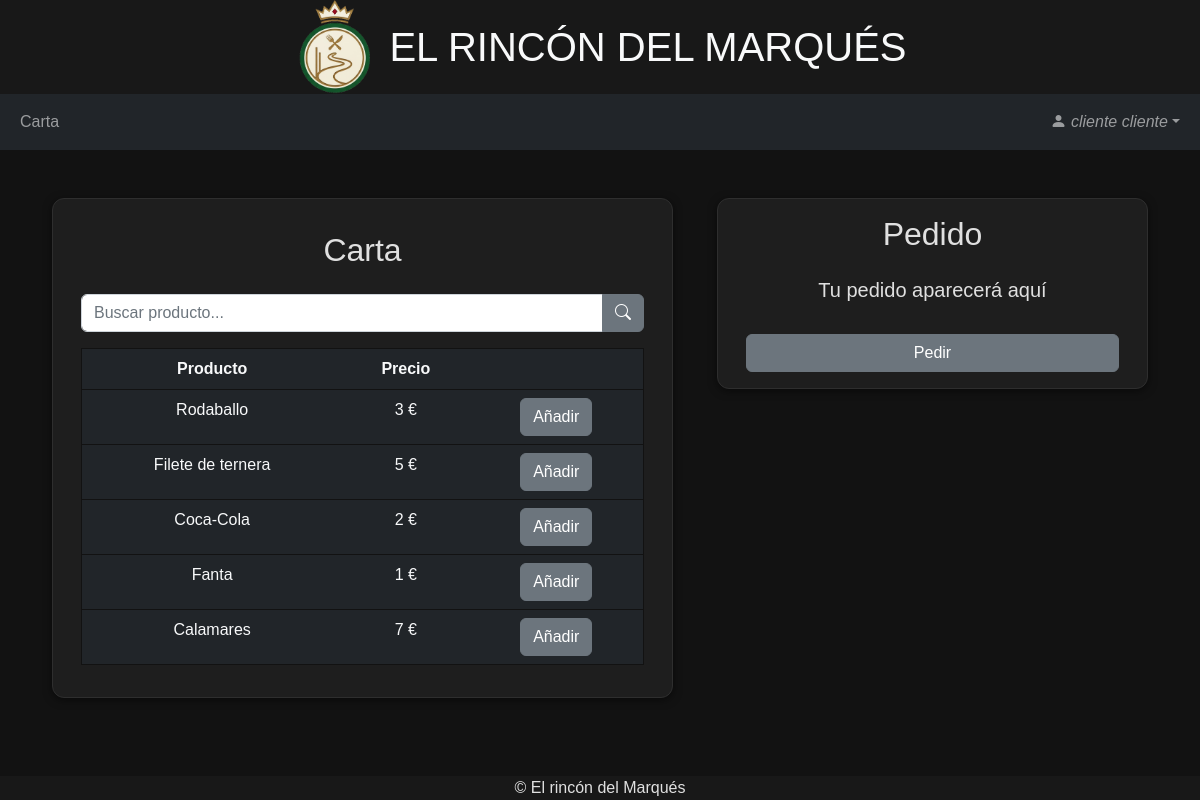
Page /cliente/carta.php (signed in) on the earlier database version.
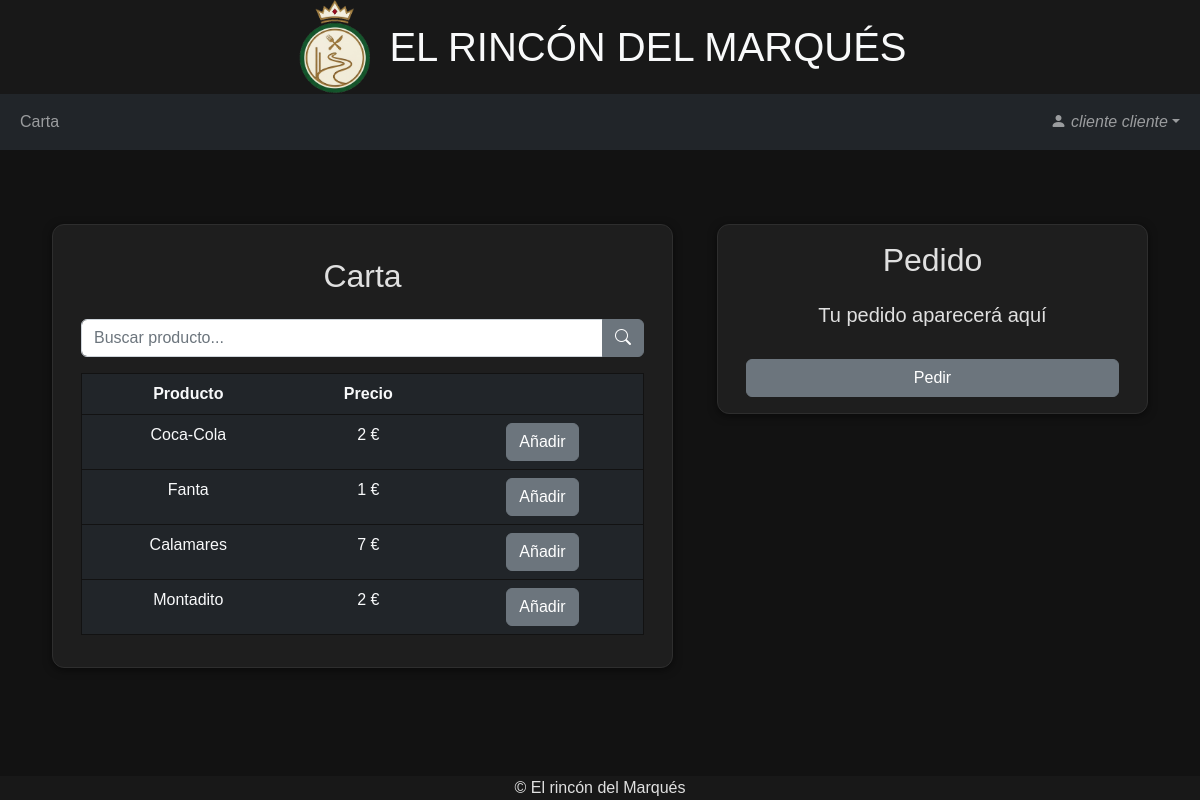
Same page on the later database version.
### tables this page shows
CREATE TABLE `producto` (
  `id` int(11) NOT NULL,
  `nombre` varchar(255) NOT NULL,
  `precio` decimal(10,0) NOT NULL,
  `stock` int(11) NOT NULL,
  `estado` int(11) NOT NULL COMMENT '0-Normal 1-Deshabilitado',
  `categoria` int(11) NOT NULL
);

### cliente/carta.php (the view, shortened to what this page needs)
<?php
include("ocuparMesa.php");
?>
<?php
include("../head.php");
?>
<body>
    <?php
    include("../header.php");
    ?>
    <?php
    include("navbarCliente.php");
    ?>
    <section class="d-flex align-items-center">
        <div class="container mt-5">
            <div class="row justify-content-center">
                <div class="col col-lg-7 col-xl-7 mb-3">
                    <div class="row justify-content-center caja text-center p-3">
                        <div class="col-12 mt-3 mb-3">
                            <h2>Carta</h2>
                        </div>
                        <form action="" method='POST'>
                            <div class="col-12 mb-3 input-group">
                                <input type="text" name="producto" id="producto" class="form-control" placeholder="Buscar producto..." value="">
                                <button type="submit" class="btn btn-secondary"><i class="bi bi-search"></i></button>
                            </div>
                        </form>
                        <div class="col-12">
                            <table class="table tabla table-dark text-light">
                                <tr>
                                    <th>Producto</th>
                                    <th>Precio</th>
                                    <th></th>
                                </tr>
                                <?php
                                include("../conexion.php");
                                if (isset($_POST['producto'])) {
                                    $producto = $_POST['producto'];
                                    $consulta = "SELECT * FROM producto WHERE NOT stock=0 AND NOT estado=1 AND nombre LIKE '%$producto%'";
                                } else {
                                    $consulta = "SELECT * FROM producto WHERE NOT stock=0 AND NOT estado=1";
                                }
                                $result = mysqli_query($conn, $consulta);
                                while ($row = mysqli_fetch_assoc($result)) {
                                    $nombre = $row['nombre'];
                                    $precio = $row['precio'];
                                    $id = $row['id'];
                                    echo ("
                                    <form method='POST' action='anadirProducto.php'>
                                    <tr>
                                    <td>$nombre</td>
                                    <input type='hidden' name='producto' value='$id'>
                                    <td>$precio €</td>
                                    <td><button type='submit' class='btn btn-secondary'>Añadir</button></td>
                                    </tr>
                                    </form>
                                    ");
                                }
                                ?>
                            </table>
                        </div>
                    </div>
                </div>
                <div class="col-12 col-lg-5 mt-md-0">
                    <form class="row justify-content-center caja text-center p-3" action="pedir.php" method="POST">
                        <div class="col-12">
                            <h2 class="mb-4">Pedido</h2>
                            <?php
                            if (!isset($_SESSION['carrito']))
                                echo ("<h5>Tu pedido aparecerá aquí</h5>");
                            ?>
                            <div class="col-12">
                                <button type="submit" class="btn btn-secondary w-100 mt-3">Pedir</button>
                            </div>
                        </div>
                    </form>
                </div>
            </div>
        </div>
    </section>
    <?php
    include("../footer.php");
    ?>
</body>
</html>

### head.php (shortened to what this page needs)
<!DOCTYPE html>
<html lang="es">
<head>
    <link href="/Restaurante/Bootstrap/css/bootstrap.min.css" rel="stylesheet">
    <link rel="stylesheet" href="https://cdn.jsdelivr.net/npm/bootstrap-icons@1.7.1/font/bootstrap-icons.css">
    <link href="/Restaurante/styles.css" rel="stylesheet">
</head>

### header.php
<header>
    <div class="container-fluid text-center d-flex justify-content-center align-items-center">
        <img src="/Restaurante/img/icono.png" alt="" width="80px">
        <h1 class="text-light mb-0 ms-3">EL RINCÓN DEL MARQUÉS</h1>
    </div>
</header>

### cliente/navbarCliente.php (shortened to what this page needs)
<nav class="navbar navbar-expand navbar-dark bg-dark" id="main_navbar">
    <div class="container-fluid">
        <div class="collapse navbar-collapse justify-content-between" id="navbarSupportedContent">
            <ul class="navbar-nav">
                <li class="nav-item">
                    <a class="nav-link" href="carta.php" role="button">Carta</a>
                </li>
            </ul>
            <ul class="navbar-nav">
                <li class="nav-item dropdown">
                    <a class="nav-link dropdown-toggle" href="#" role="button" data-bs-toggle="dropdown">
                        <i class="bi bi-person-fill"> <?php echo $_SESSION['name']; ?></a></i>
                </li>
            </ul>
        </div>
    </div>
</nav>

### footer.php
<div class="container-fluid">
    <footer class="row footer w-100">
        <div class="text-center">© El rincón del Marqués</div>
    </footer>
</div>

### styles.css (style rules this page uses)
body { font-family: Arial, sans-serif; color: #E0E0E0; background-color: #121212; }
section { min-height: 70vh; }
.caja { background-color: #1E1E1E; box-shadow: 0 2px 8px rgba(0,0,0,0.5); border: 1px solid #2E2E2E; border-radius: 12px; margin: 0px 10px; }
header { background-color: #181818; }
footer { position: fixed; bottom: 0; background-color: #181818; }
.tabla { border: 1px solid #121212; }

Differences in the rows shown:
removed producto: nombre "Rodaballo", precio "3"
no longer on this page (row edited): producto: nombre "Filete de ternera", precio "5"
added producto: nombre "Montadito", precio "2"
